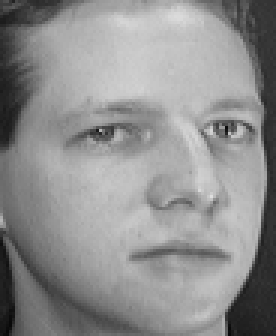
#> input picture dataset/s1/5.pgm, 92 x 112 px (shown 3 times larger); its folder holds only this picture in this run
$ jupyter execute --allow-errors LBPH+KNN.ipynb
#> lines starting #> are read from the running program, lines starting #| are printed output that depends on the picture
[cell 1]
# LBPH + KNN dataset handled.

[cell 2]
import os
import numpy as np
import pandas as pd
import matplotlib.pyplot as plt
from PIL import Image
from sklearn.neighbors import KNeighborsClassifier
from sklearn.metrics import accuracy_score
from sklearn.decomposition import KernelPCA
from sklearn.discriminant_analysis import LinearDiscriminantAnalysis

[cell 3]
dataset_path = 'dataset'

paths = [f"{dataset_path}/s" + str(i) for i in range(1, 41)]
print(f"Paths: {paths}")  # This will print the paths
print(f"Length of paths: {len(paths)}")
cnt = 0
Data = np.zeros((400, 10304))
labels = np.zeros((400, 1))
for i in range(40):
    labels[i * 10 : (i + 1) * 10] = i + 1
#> further down, img is the input picture: PIL image 92x112 L; min 7, max 222, mean 142.8
#> `np_img = np_img.flatten()`: np_img = 10304 values, max 222 at index 6050, min 7 at index 10122, mean 142.8
#> `Data[cnt] = np_img`:
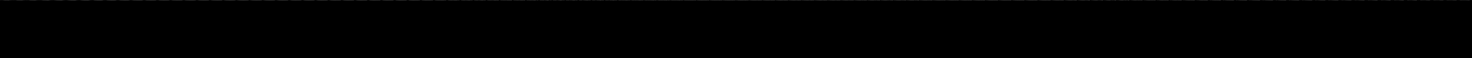
#> Data: shape (400, 10304) float64 (shown at 1/7 size); min 0, max 222, mean 0.4
#> (the rest of this cell did not finish here and is left out)

[cell 4]
image_height = 112
image_width = 92

fig, axs = plt.subplots(4, 10, figsize=(16, 10))

# Flatten the array of axes
axs = axs.ravel()

for i in range(40):
    image_array = np.reshape(Data[(i) * 10], (image_height, image_width))
    axs[i].imshow(image_array, cmap="gray")
    axs[i].set_title(i + 1)
    axs[i].axis("off")

plt.tight_layout()
plt.show()

[cell 5]
X_train = Data[0::2]
X_test = Data[1::2]
y_train = labels[0::2]
y_test = labels[1::2]
print(X_train.shape)
#| (200, 10304)
print(X_test.shape)
#| (200, 10304)
print(y_train.shape)
print(y_test.shape)

[cell 6]
from sklearn.model_selection import train_test_split

# Split the data into training and test sets
X_train, X_test, y_train, y_test = train_test_split(Data, labels, test_size=0.4, stratify=labels, random_state=42)
#> y_train = 240 values, max 40 at index 69, min 1 at index 55, mean 20.5; y_test = 160 values, max 40 at index 4, min 1 at index 11, mean 20.5

# Print the shapes of the resulting datasets
print(X_train.shape, X_test.shape)
#| (240, 10304) (160, 10304)
print(y_train.shape, y_test.shape)
#| (240, 1) (160, 1)

[cell 7]
import os
import numpy as np
import cv2
from PIL import Image
from sklearn.neighbors import KNeighborsClassifier
from sklearn.metrics import accuracy_score, precision_score, recall_score, f1_score

# Load your dataset (already in numpy arrays `X_train`, `X_test`, `y_train`, `y_test`)

from sklearn.preprocessing import StandardScaler

[cell 8]
import cv2
print(cv2.__version__)
print(cv2.face.LBPHFaceRecognizer_create)

[cell 9]
# Initialize the LBPH face recognizer
recognizer = cv2.face.LBPHFaceRecognizer_create()

# Convert images into suitable format for training LBPH
def get_features_using_LBPH(data):
    features = []
    for image in data:
        # image = cv2.cvtColor(image, cv2.COLOR_BGR2GRAY)  # Convert image to grayscale
        image = np.reshape(image, (112, 92))  # Reshape flattened image back to its original shape (assuming AT&T 112x92 images)
        image = np.uint8(image)  # Ensure data type is suitable for LBPH
        try:
            # Apply LBPH algorithm to extract features
            recognizer.train([image], np.array([0]))  # Temporarily train LBPH to get the feature
            hist = recognizer.getHistograms()[0]  # Get the LBPH histogram (feature vector)
            features.append(hist.flatten())  # Append the histogram as the feature vector
        except Exception as e:
            print(f"Error extracting features for one image: {e}")
#> after the loop, features = 240 items
    return np.array(features)

[cell 10]
# Get the features using LBPH for both training and test sets
X_train_features = get_features_using_LBPH(X_train)
X_test_features = get_features_using_LBPH(X_test)

# Normalize the feature data
# scaler = StandardScaler()
# X_train_features = scaler.fit_transform(X_train_features)
# X_test_features = scaler.transform(X_test_features)

print(f"X_train_features shape: {X_train_features.shape}")
#| X_train_features shape: (240, 16384)
print(f"X_test_features shape: {X_test_features.shape}")
#| X_test_features shape: (160, 16384)

# Check for None in training and test data
if np.any([x is None for x in X_train_features]):
    print("X_train_features contains None values.")
if np.any([x is None for x in X_test_features]):
    print("X_test_features contains None values.")

[cell 11]
import numpy as np

# Filter out None or invalid feature vectors
valid_indices = [i for i, x in enumerate(X_test_features) if x is not None]
#> valid_indices = 160 values from 0 to 159

# Filter X_test_features and y_test based on valid indices
X_test_valid = np.array([X_test_features[i] for i in valid_indices])
y_test_valid = np.array([y_test[i] for i in valid_indices])
#> y_test_valid has the same summary as y_test

[cell 12]
# Step 3: Train KNN Classifier on the LBPH features
knn = KNeighborsClassifier(n_neighbors=5)
knn.fit(X_train_features, y_train.ravel())

# knn = KNeighborsClassifier(n_neighbors=5, weights='distance')
# knn.fit(X_train_features, y_train.ravel())

[cell 13]
# Step 4: Predict on the test set
y_pred = knn.predict(X_test_features)
#> y_pred = 160 values from 13 to 13

[cell 14]
# Step 5: Evaluate the model
accuracy = accuracy_score(y_test, y_pred)
#> accuracy = 0.025
precision = precision_score(y_test, y_pred, average='macro', zero_division=0)
#> precision = 0.000625
recall = recall_score(y_test, y_pred, average='macro', zero_division=0)
#> recall = 0.025
f1 = f1_score(y_test, y_pred, average='macro')
#> f1 = 0.00122

# Step 6: Print evaluation results
print(f"Accuracy: {accuracy:.2f}")
#| Accuracy: 0.03
print(f"Precision: {precision:.2f}")
#| Precision: 0.00
print(f"Recall: {recall:.2f}")
#| Recall: 0.03
print(f"F1 Score: {f1:.2f}")
#| F1 Score: 0.00
